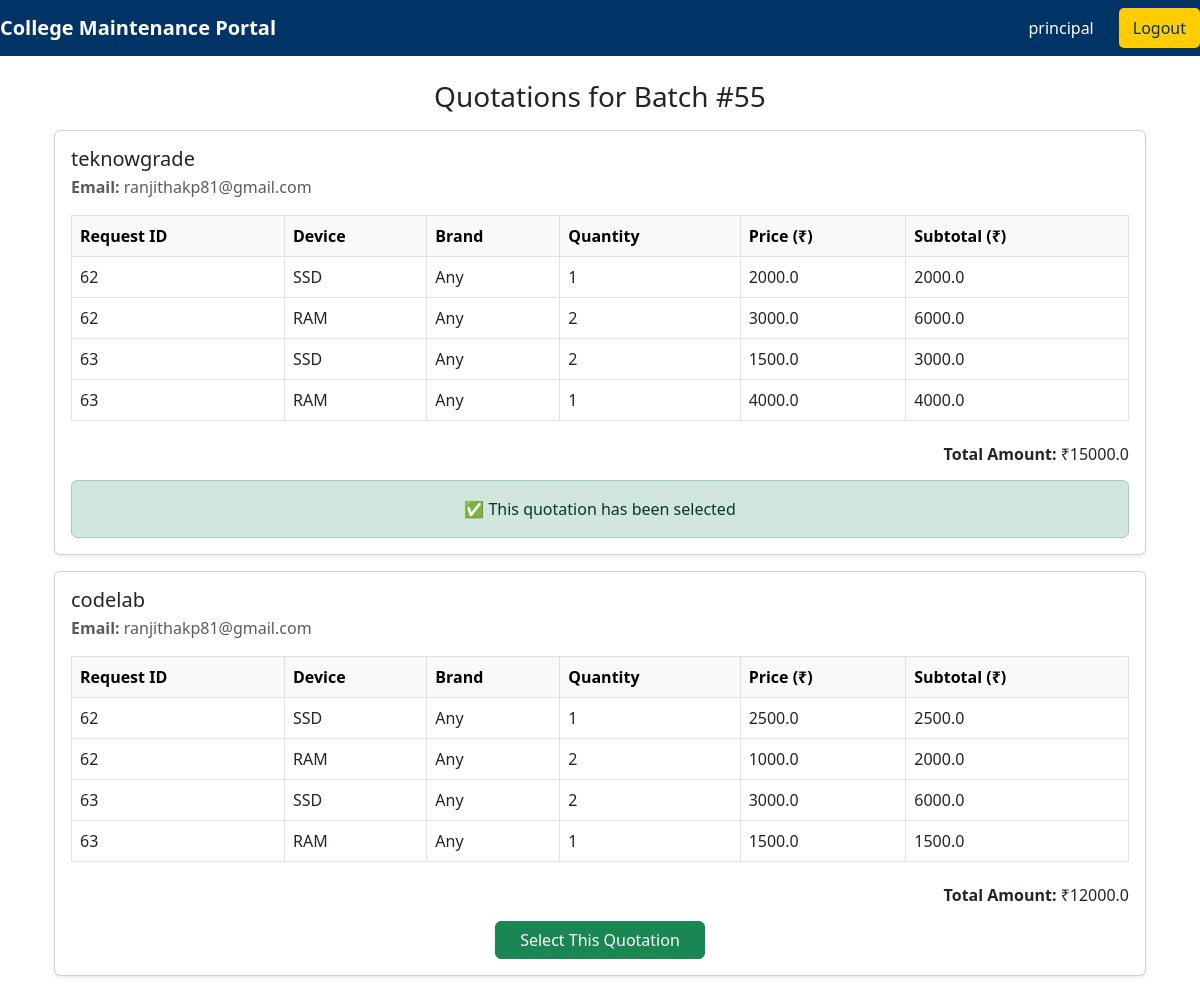
Page /principal/quotations/55/ (signed in) on the committed database.
### maintenance_app/models.py (models this page shows, shortened)
class QuotationBatch(models.Model):
    requests = models.TextField(help_text="JSON list of request IDs")
    token = models.CharField(max_length=64, unique=True, default=uuid.uuid4().hex)
    created_at = models.DateTimeField(default=timezone.now)

class QuotationResponse(models.Model):
    batch = models.ForeignKey(QuotationBatch, on_delete=models.CASCADE, related_name='responses')
    company_name = models.CharField(max_length=255)
    email = models.EmailField()
    submitted_at = models.DateTimeField(default=timezone.now)
    total_amount = models.FloatField(default=0)
    selected = models.BooleanField(default=False)

class QuotationItem(models.Model):
    quotation = models.ForeignKey(QuotationResponse, on_delete=models.CASCADE, related_name='items')
    request = models.ForeignKey('MaintenanceRequest', on_delete=models.CASCADE)
    device = models.CharField(max_length=255)
    brand = models.CharField(max_length=255, blank=True, null=True)
    quantity = models.IntegerField(default=1)
    price = models.FloatField(default=0)
    subtotal = models.FloatField(default=0)

### maintenance_app/views.py (the view)
# urls.py: path('principal/quotations/<int:batch_id>/',views.principal_view_quotations_batch,name='principal_view_quotations_batch'),
@login_required
@user_passes_test(is_admin)
def principal_view_quotations_batch(request, batch_id):
    batch = get_object_or_404(QuotationBatch, id=batch_id)
    quotations = QuotationResponse.objects.filter(batch=batch).order_by("-submitted_at")
    return render(request, "quotation_batch_detail.html", {
        "batch": batch,
        "quotations": quotations,
    })

### maintenance_app/views.py (called while the page is built)
def is_admin(user):
    try:
        return user.profile.role in ['ADMIN', 'PRINCIPAL']
    except Exception:
        return user.is_superuser

### maintenance_app/templates/quotation_batch_detail.html (shortened to what this page needs)
{% extends 'base.html' %}
{% block content %}
<div class="container mt-4">
  <h3 class="text-center mb-3">Quotations for Batch #{{ batch.id }}</h3>
  {% if quotations %}
    {% for q in quotations %}
    <div class="card mb-3 shadow-sm">
      <div class="card-body">
        <h5 class="mb-1">{{ q.company_name }}</h5>
        <p class="text-muted mb-3"><strong>Email:</strong> {{ q.email }}</p>
        <div class="table-responsive">
          <table class="table table-bordered align-middle">
            <thead class="table-light">
              <tr>
                <th>Request ID</th>
                <th>Device</th>
                <th>Brand</th>
                <th>Quantity</th>
                <th>Price (₹)</th>
                <th>Subtotal (₹)</th>
              </tr>
            </thead>
            <tbody>
              {% for item in q.items.all %}
              <tr>
                <td>{{ item.request_id }}</td>
                <td>{{ item.device }}</td>
                <td>{{ item.brand }}</td>
                <td>{{ item.quantity }}</td>
                <td>{{ item.price }}</td>
                <td>{{ item.subtotal }}</td>
              </tr>
              {% endfor %}
            </tbody>
          </table>
        </div>
        <h6 class="text-end mt-2">
          <strong>Total Amount:</strong> ₹{{ q.total_amount }}
        </h6>
        {% if q.selected %}
          <div class="alert alert-success text-center mt-3 mb-0">
            ✅ This quotation has been selected
          </div>
        {% else %}
          <form method="post" action="{% url 'select_quotation' q.id %}" class="text-center mt-3 mb-0">
            <button type="submit" class="btn btn-success px-4">
              Select This Quotation
            </button>
          </form>
        {% endif %}
      </div>
    </div>
    {% endfor %}
  {% else %}
    <p class="text-center text-muted">No quotations submitted yet.</p>
  {% endif %}
</div>
{% endblock %}

### maintenance_app/templates/base.html (shortened to what this page needs)
{% load static %}
<!DOCTYPE html>
<html lang="en">
<head>
  <link rel="stylesheet" href="{% static 'css/style.css' %}">
  <link href="https://cdn.jsdelivr.net/npm/bootstrap@5.3.0/dist/css/bootstrap.min.css" rel="stylesheet">
</head>
<body>
<header>
  <nav class="navbar">
    <div class="logo">College Maintenance Portal</div>
    <ul class="nav-links" id="navLinks">
      {% if user.is_authenticated %}
      <li class="user-info">
        <span class="navbar-text text-white">{{ user.username }}</span>
      </li>
      {% endif %}
      <li>
        <form method="post" action="{% url 'logout' %}">
          <button class="logout-btn">Logout</button>
        </form>
      </li>
    </ul>
  </nav>
</header>
<div class="container mt-4">
  {% block content %}{% endblock %}
</div>
</body>
</html>

### maintenance_app/static/css/style.css (style rules this page uses)
.navbar { display: flex; justify-content: space-between; align-items: center; background: #003366; padding: 15px 30px; color: white; position: relative; z-index: 1000; }
.logo { font-size: 20px; font-weight: bold; }
.nav-links { list-style: none; display: flex; align-items: center; gap: 25px; margin: 0; padding: 0; }
.nav-links li { display: flex; align-items: center; }
.navbar-text { color: white; font-weight: 500; }
.logout-btn { background: #ffcc00; color: #003366; border: none; padding: 8px 14px; border-radius: 5px; cursor: pointer; transition: background 0.3s; }

### rows in the picture
QuotationBatch: id "55"
QuotationResponse: company_name "teknowgrade", email "ranjithakp81@gmail.com", total_amount "15000.0", selected "✅ This quotation has been selected"
QuotationItem: request_id "62", device "SSD", brand "Any", quantity "1", price "2000.0", subtotal "2000.0"
QuotationItem: request_id "62", device "RAM", brand "Any", quantity "2", price "3000.0", subtotal "6000.0"
QuotationItem: request_id "63", device "SSD", brand "Any", quantity "2", price "1500.0", subtotal "3000.0"
QuotationItem: request_id "63", device "RAM", brand "Any", quantity "1", price "4000.0", subtotal "4000.0"
QuotationResponse: company_name "codelab", email "ranjithakp81@gmail.com", total_amount "12000.0", selected "Select This Quotation"
QuotationItem: request_id "62", device "SSD", brand "Any", quantity "1", price "2500.0", subtotal "2500.0"
QuotationItem: request_id "62", device "RAM", brand "Any", quantity "2", price "1000.0", subtotal "2000.0"
QuotationItem: request_id "63", device "SSD", brand "Any", quantity "2", price "3000.0", subtotal "6000.0"
QuotationItem: request_id "63", device "RAM", brand "Any", quantity "1", price "1500.0", subtotal "1500.0"

### other values in the picture
{{ user.username }} "principal"
